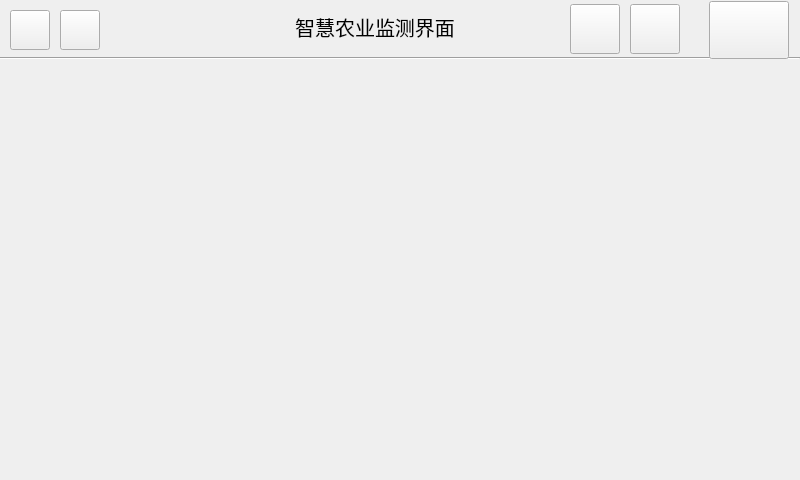
<?xml version="1.0" encoding="UTF-8"?>
<ui version="4.0">
 <class>MonitorWindow</class>
 <widget class="QMainWindow" name="MonitorWindow">
  <property name="geometry">
   <rect>
    <x>0</x>
    <y>0</y>
    <width>800</width>
    <height>480</height>
   </rect>
  </property>
  <property name="windowTitle">
   <string>MainWindow</string>
  </property>
  <property name="styleSheet">
   <string notr="true">QHeaderView
{
	font: 9pt &quot;Arial&quot;;
}
QWidget#centralwidget
{
	
	border-image: url(:/images/monitor-bg.jpg);
}
QPushButton#btn_return
{
	border-image: url(:/images/home.png);
	height: 40px;
}
QPushButton#btn_up
{
	border-image: url(:/images/arrow_up.png);
	width: 40px;
}
QPushButton#btn_down
{	
	border-image: url(:/images/arrow_down.png);
	width: 40px;
}
QPushButton#btn_list
{
	
	border-image: url(:/images/list.png);
	width: 30px;
}
QPushButton#btn_grid
{
	width: 30px;
	border-image: url(:/images/grid.png);
}</string>
  </property>
  <widget class="QWidget" name="centralwidget">
   <widget class="Line" name="line">
    <property name="geometry">
     <rect>
      <x>0</x>
      <y>50</y>
      <width>800</width>
      <height>16</height>
     </rect>
    </property>
    <property name="orientation">
     <enum>Qt::Horizontal</enum>
    </property>
   </widget>
   <widget class="QStackedWidget" name="stackedWidget">
    <property name="geometry">
     <rect>
      <x>0</x>
      <y>59</y>
      <width>800</width>
      <height>840</height>
     </rect>
    </property>
    <property name="focusPolicy">
     <enum>Qt::NoFocus</enum>
    </property>
    <property name="currentIndex">
     <number>0</number>
    </property>
    <widget class="QWidget" name="page_grid"/>
    <widget class="QWidget" name="page_list">
     <layout class="QVBoxLayout" name="verticalLayout_2">
      <property name="spacing">
       <number>0</number>
      </property>
      <property name="leftMargin">
       <number>0</number>
      </property>
      <property name="topMargin">
       <number>0</number>
      </property>
      <property name="rightMargin">
       <number>0</number>
      </property>
      <property name="bottomMargin">
       <number>0</number>
      </property>
      <item>
       <widget class="QTableView" name="tableView"/>
      </item>
     </layout>
    </widget>
   </widget>
   <widget class="QPushButton" name="btn_list">
    <property name="geometry">
     <rect>
      <x>60</x>
      <y>10</y>
      <width>40</width>
      <height>40</height>
     </rect>
    </property>
    <property name="maximumSize">
     <size>
      <width>80</width>
      <height>16777215</height>
     </size>
    </property>
    <property name="focusPolicy">
     <enum>Qt::NoFocus</enum>
    </property>
    <property name="text">
     <string/>
    </property>
   </widget>
   <widget class="QLabel" name="label_title">
    <property name="geometry">
     <rect>
      <x>160</x>
      <y>10</y>
      <width>430</width>
      <height>33</height>
     </rect>
    </property>
    <property name="font">
     <font>
      <pointsize>15</pointsize>
     </font>
    </property>
    <property name="text">
     <string>智慧农业监测界面</string>
    </property>
    <property name="alignment">
     <set>Qt::AlignCenter</set>
    </property>
   </widget>
   <widget class="QPushButton" name="btn_return">
    <property name="geometry">
     <rect>
      <x>709</x>
      <y>1</y>
      <width>80</width>
      <height>58</height>
     </rect>
    </property>
    <property name="maximumSize">
     <size>
      <width>200</width>
      <height>16777215</height>
     </size>
    </property>
    <property name="focusPolicy">
     <enum>Qt::NoFocus</enum>
    </property>
    <property name="text">
     <string/>
    </property>
   </widget>
   <widget class="QPushButton" name="btn_grid">
    <property name="geometry">
     <rect>
      <x>10</x>
      <y>10</y>
      <width>40</width>
      <height>40</height>
     </rect>
    </property>
    <property name="maximumSize">
     <size>
      <width>80</width>
      <height>16777215</height>
     </size>
    </property>
    <property name="focusPolicy">
     <enum>Qt::NoFocus</enum>
    </property>
    <property name="text">
     <string/>
    </property>
   </widget>
   <widget class="QPushButton" name="btn_up">
    <property name="geometry">
     <rect>
      <x>570</x>
      <y>4</y>
      <width>50</width>
      <height>50</height>
     </rect>
    </property>
    <property name="font">
     <font>
      <pointsize>12</pointsize>
     </font>
    </property>
    <property name="focusPolicy">
     <enum>Qt::NoFocus</enum>
    </property>
    <property name="text">
     <string/>
    </property>
   </widget>
   <widget class="QPushButton" name="btn_down">
    <property name="geometry">
     <rect>
      <x>630</x>
      <y>4</y>
      <width>50</width>
      <height>50</height>
     </rect>
    </property>
    <property name="font">
     <font>
      <pointsize>12</pointsize>
     </font>
    </property>
    <property name="focusPolicy">
     <enum>Qt::NoFocus</enum>
    </property>
    <property name="text">
     <string/>
    </property>
   </widget>
  </widget>
 </widget>
 <resources/>
 <connections/>
</ui>
